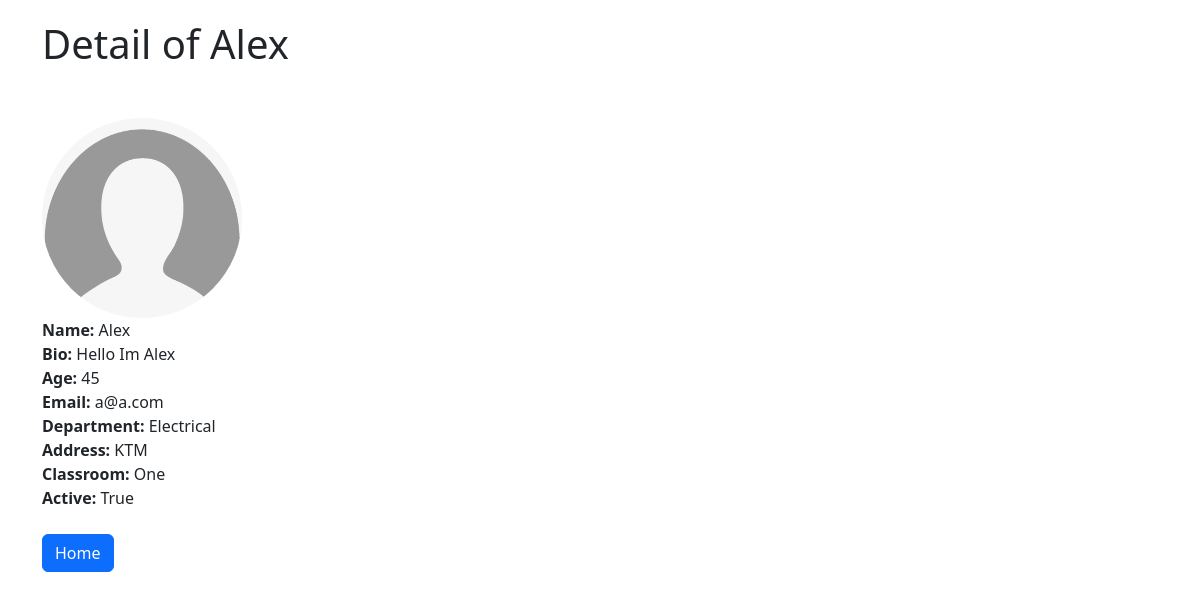
The app's page /person/2/ (signed in) with its own data.
### crud/models.py (models this page shows, shortened)
class PersonProfile(models.Model):
    person = models.OneToOneField(Person, on_delete=models.CASCADE,
                                  related_name="person_profile")
    profile_picture = models.FileField(upload_to="profile_picture", null=True, blank=True)
    bio = models.TextField(max_length=500)
    address = models.CharField(max_length=20)
    classroom = models.ForeignKey(ClassRoom, on_delete=models.CASCADE,
                                  related_name="classroom_people")

class Person(models.Model):
    name = models.CharField(max_length=50)
    email = models.EmailField(unique=True)
    age = models.PositiveIntegerField()
    department = models.CharField(max_length=50)
    is_active = models.BooleanField(default=False)

class ClassRoom(models.Model):
    name = models.CharField(max_length=20)

### crud/views.py (the view)
# urls.py: path("person/<int:id>/", person_detail, name="person_detail"),
@login_required
def person_detail(request, id):
    try:
        person_profile = PersonProfile.objects.get(person_id=id)
    except PersonProfile.DoesNotExist:
        person_profile = None
    context = {"title": f"Detail View",
               "person_profile": person_profile}
    return render(request, "crud/detail_person.html", context=context)

### templates/crud/detail_person.html
{% extends "crud/base.html" %}
{% load static %}
{% block content %}
    {% if person_profile %}
        <h1>Detail of {{ person_profile.person.name }}</h1>
        <div style="margin-top: 50px">
            {% if person_profile.profile_picture %}
                <img src="{{ person_profile.profile_picture.url }}"
                     style="height: 200px; width: 200px; border-radius: 100px"><br>
            {% else %}
                <img src="{% static 'default_pp.png' %}"
                style="height: 200px; width: 200px; border-radius: 100px"><br>
            {% endif %}
            <b>Name:</b> {{ person_profile.person.name }}<br>
            <b>Bio:</b> {{ person_profile.bio }}<br>
            <b>Age:</b> {{ person_profile.person.age }}<br>
            <b>Email:</b> {{ person_profile.person.email }}<br>
            <b>Department:</b> {{ person_profile.person.department }}<br>
            <b>Address:</b> {{ person_profile.address }}<br>
            <b>Classroom:</b> {{ person_profile.classroom.name }}<br>
            <b>Active:</b> {{ person_profile.person.is_active }}<br><br>
        </div>
    {% else %}
        <h3>This person doesn't have profile</h3>
    {% endif %}
    <a class="btn btn-primary" href="{% url 'home' %}">Home</a>
{% endblock %}

### records on screen
PersonProfile: person.name "Alex", bio "Hello Im Alex", person.age "45", person.email "a@a.com", person.department "Electrical", address "KTM", classroom.name "One", person.is_active "True"
